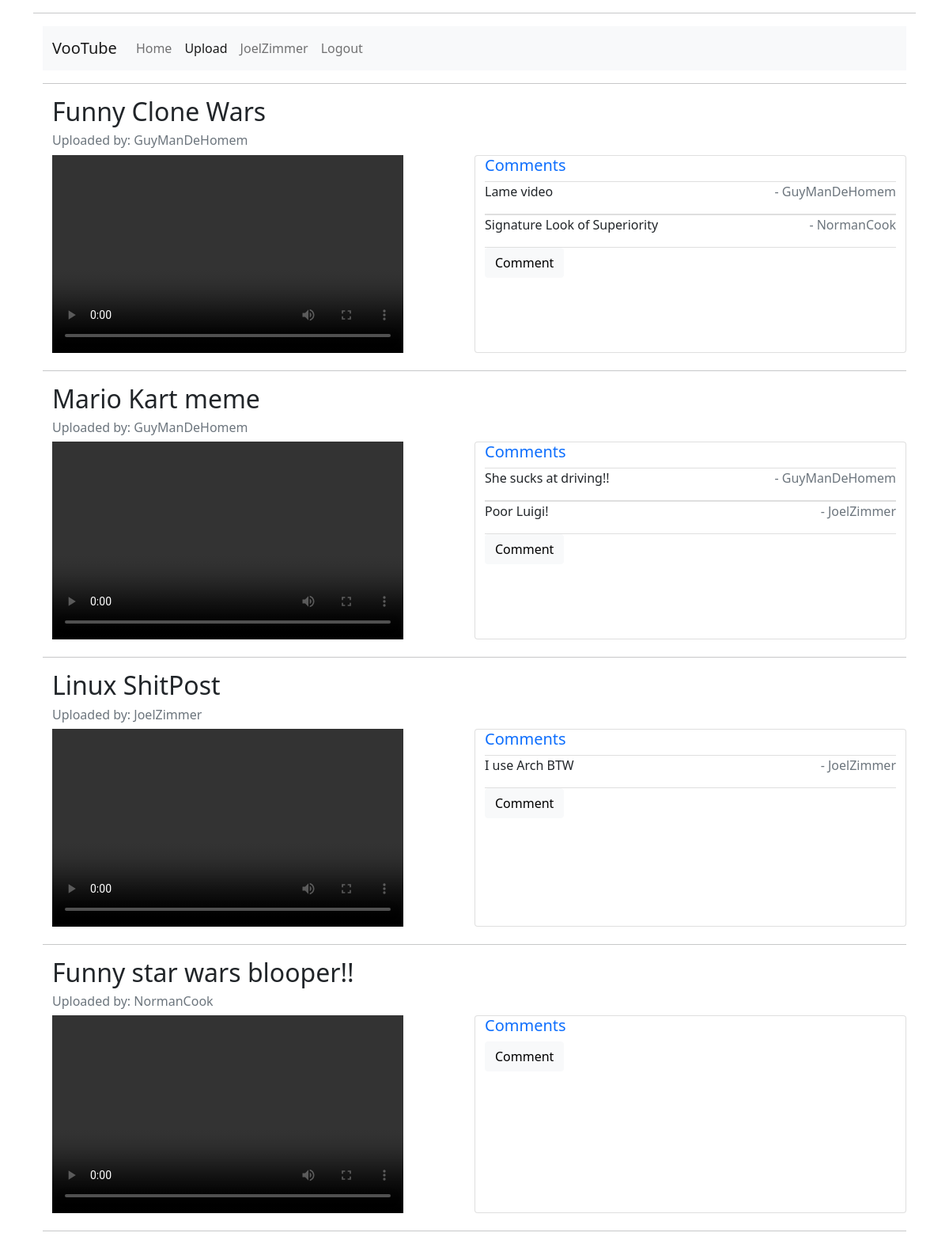
The app's page /home (signed in) with its own data.
### models.py (models this page shows, shortened)
class User(db.Model, UserMixin):
    id = db.Column(db.Integer, primary_key = True)
    Username = db.Column(db.String(80), unique=True, nullable=False)
    Password = db.Column(db.String(120), nullable=False)
    Videos = db.relationship('Video', backref='user', lazy=True)
    Comments = db.relationship('Comment', backref='user', lazy=True)
    Description = db.Column(db.String(120), nullable=False)
    Location = db.Column(db.String(60), nullable=False)

class Video(db.Model):
    id = db.Column(db.Integer, primary_key=True)
    Title = db.Column(db.String(80), nullable=False)
    FileName = db.Column(db.String(80), nullable=False)
    DateUploaded = db.Column(db.DateTime, default=datetime.utcnow, nullable=False)
    Uploader_id = db.Column(db.Integer, db.ForeignKey('user.id'))
    Comments = db.relationship('Comment',backref='video',lazy=True)

class Comment(db.Model):
    id = db.Column(db.Integer, primary_key=True)
    Content = db.Column(db.String(80), nullable=False)
    Commenter_id = db.Column(db.Integer, db.ForeignKey('user.id'))
    Video_id = db.Column(db.Integer, db.ForeignKey('video.id'))

### routes.py (the view)
@app.route('/',methods=['GET','POST'])
@app.route('/home',methods=['GET','POST'])
def Home():
    Videos = Video.query.all()
    if current_user.is_authenticated:
        if request.method == 'POST':
            C = Comment(Content=request.form["VideoComment"],Commenter_id=current_user.id,Video_id=request.form["VideoId"])
            db.session.add(C)
            db.session.commit()
            return redirect(url_for('Home'))
    return render_template('Home.html',Videos=Videos)

### models.py (called while the page is built)
@login_manager.user_loader
def user_loader(user_id):
    return User.query.get(user_id)

### templates/Home.html (shortened to what this page needs)
{% extends 'base.html' %}
{% block content %}
  {% for Video in Videos %}
  <div class="container">
    <div class="row">
      <h2>{{ Video.Title }}</h2>
      <h6 class="text-muted">Uploaded by: {{ Video.user.Username }}</h6>
    </div>
    <div class="row">
      <div class="col-6">
        <video width="444" height="250" controls>
          <source src="static/video/{{ Video.FileName }}" type="video/mp4">
          <source src="static/video/{{ Video.FileName }}" type="video/mkv">
        </video>
      </div>
      <div class="card col" style="overflow-y:scroll; height:250px;">
        <h5 class="text-primary">Comments</h5>
        {% for Comment in Video.Comments %}
        <ul class="list-group list-group-flush">
          <div style="overflow: hidden;">
            <p class="text-dark" style="float: left;">{{ Comment.Content }}</p>
            <p class="text-muted" style="float: right;">- {{ Comment.user.Username}}</p>
          </div>
        </ul>
        {% endfor %}
        <form method="post">
          <button type="button" class="btn btn-light" data-bs-toggle="modal" data-bs-target="#staticBackdrop">
            Comment
          </button>
        </form>
      </div>
    </div>
  </div>
  <hr>
  {% endfor %}
{% endblock%}

### templates/base.html (shortened to what this page needs)
<!DOCTYPE html>
<html lang="en" dir="ltr">
  <head>
    <link href="https://cdn.jsdelivr.net/npm/bootstrap@5.1.0/dist/css/bootstrap.min.css" rel="stylesheet">
  </head>
  <body>
    <div class="container">
      <hr>
      <div class="container">
        <nav class="navbar navbar-expand-lg navbar-light bg-light">
          <div class="container-fluid">
            <a class="navbar-brand" href="#">VooTube</a>
            <div class="collapse navbar-collapse" id="navbarNav">
              <ul class="navbar-nav">
                <li class="nav-item">
                  <a class="nav-link" aria-current="page" href={{ url_for("Home")}}>Home</a>
                </li>
                <li class="nav-item">
                  <a class="nav-link active" aria-current="page" href={{ url_for("Upload")}}>Upload</a>
                </li>
                {% if current_user.is_authenticated %}
                  <li class="nav-item">
                    <a class="nav-link" href={{ url_for("MyProfile")}}>{{ current_user.Username }}</a>
                  </li>
                  <li class="nav-item">
                    <a class="nav-link" href={{ url_for("Logout")}}>Logout</a>
                  </li>
                {% endif %}
              </ul>
            </div>
          </div>
          </nav>
          <hr>
        {% block content %}{% endblock %}
      </div>
    </div>
  </body>
</html>

### records on screen
User: Username "JoelZimmer"
Video: Title "Funny Clone Wars", user.Username "GuyManDeHomem"
Comment: Content "Lame video", user.Username "GuyManDeHomem"
Comment: Content "Signature Look of Superiority", user.Username "NormanCook"
Video: Title "Mario Kart meme", user.Username "GuyManDeHomem"
Comment: Content "She sucks at driving!!", user.Username "GuyManDeHomem"
Comment: Content "Poor Luigi!", user.Username "JoelZimmer"
Video: Title "Linux ShitPost", user.Username "JoelZimmer"
Comment: Content "I use Arch BTW", user.Username "JoelZimmer"
Video: Title "Funny star wars blooper!!", user.Username "NormanCook"
